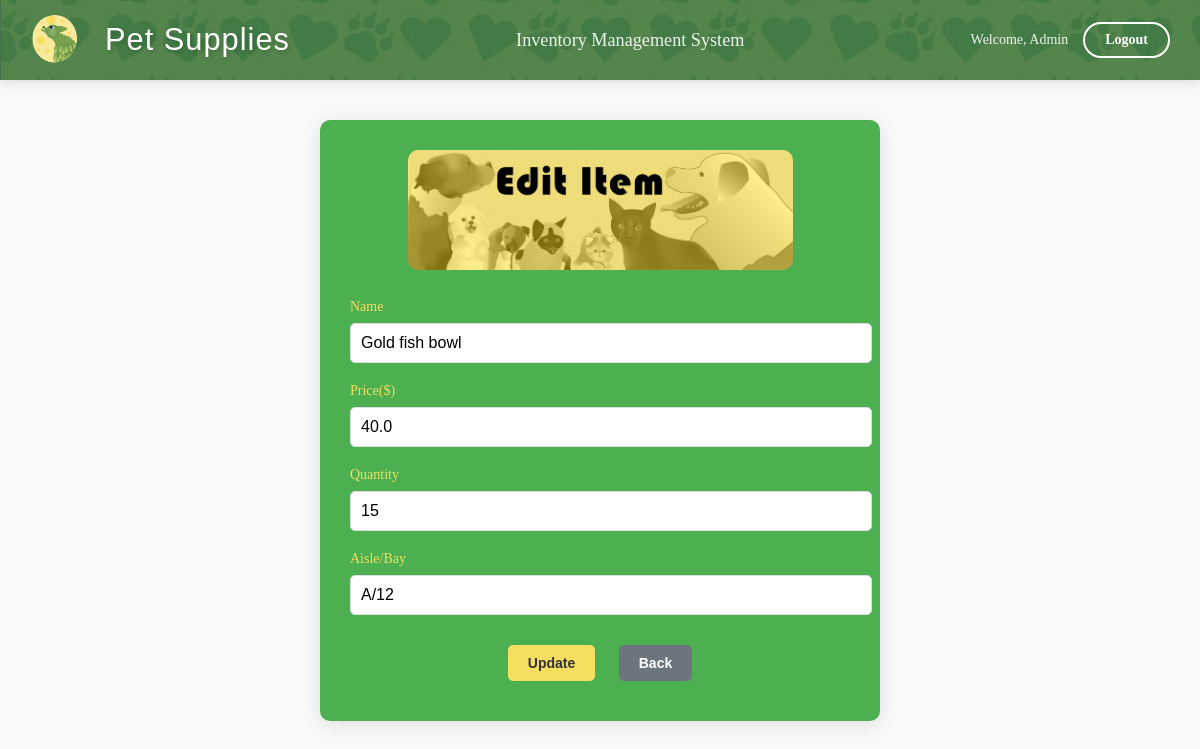
The page /edit-supply/Gold fish bowl/ (signed in) on the database its author committed.
### inventory/models.py (models this page shows, shortened)
class Supply(models.Model):
    name = models.CharField(max_length=255, primary_key=True)
    price = models.FloatField()
    quantity = models.IntegerField()
    location = models.CharField(max_length=255)
    reorder_point = models.PositiveIntegerField(default=5)
    deleted = models.BooleanField(default=False)

### inventory/views.py (the view)
# urls.py: path('edit-supply/<str:supply_name>/', views.edit_supply, name='edit_supply'),
@login_required
def edit_supply(request, supply_name):
    supply = get_object_or_404(Supply, name=supply_name)
    if request.method == 'POST':
        form = SupplyForm(request.POST, instance=supply)
        if form.is_valid():
            old_data = f'{supply.name}, {supply.price}, {supply.quantity}, {supply.location}'
            supply = form.save()
            new_data = f'{supply.name}, {supply.price}, {supply.quantity}, {supply.location}'
            AuditLog.objects.create(
                user=request.user,
                action='UPDATE',
                supply=supply,
                changes=f'From {old_data} to {new_data}'
            )
            messages.success(request, 'Supply updated successfully!')
    else:
        form = SupplyForm(instance=supply)
    return render(request, 'inventory/edit_supply.html', {'form': form})

### inventory/forms.py
class SupplyForm(forms.ModelForm):
    class Meta:
        model = Supply
        fields = ['name', 'price', 'quantity', 'location']
        labels = {
            'name': 'Name',
            'price': 'Price($)',
            'quantity': 'Quantity',
            'location': 'Aisle/Bay',
        }
        widgets = {
            'location': forms.TextInput(attrs={'placeholder': 'A/12'}),
        }
    def __init__(self, *args, **kwargs):
        super(SupplyForm, self).__init__(*args, **kwargs)
        self.fields['location'].validators.append(aisle_bay_validator)

### inventory/templates/inventory/edit_supply.html (shortened to what this page needs)
{% extends 'inventory/base.html' %}
{% load static %}
{% block content %}
<div class="form-container">
    <div class="login-form">
        <center>
            <img src="{% static 'icons/BannerYE.jpg' %}" alt="edit_banner" class="login-image">
        </center>
        <form method="POST">
            {% for field in form %}
            <div class="form-group">
                <label for="{{ field.id_for_label }}">{{ field.label }}</label>
                {{ field }}
            </div>
            {% endfor %}
            <center>
                <button type="submit">Update</button>
                <a href="{% url 'index' %}">
                    <button type="button" class="back-button">Back</button>
                </a>
            </center>
        </form>
    </div>
</div>
{% endblock %}

### inventory/templates/inventory/base.html (shortened to what this page needs)
{% load static %}
<!DOCTYPE html>
<html lang="en">
<head>
    <link rel="stylesheet" href="{% static 'css/styles.css' %}">
</head>
<body>
    <header class="header-container">
        <img src="{% static 'icons/header_image.jpg' %}" alt="Header Background" class="header-bg">
        <div class="header-content">
            <div class="header-left">
                <img src="{% static 'icons/TLeafLogo2sm.png' %}" alt="T Leaf Logo" class="logo">
                <div class="header-title">Pet Supplies</div>
            </div>
            <div class="header-subtitle">Inventory Management System</div>
            <div class="header-right">
                {% if user.is_authenticated %}
                    <span class="welcome-text">Welcome, {{ user.username }}</span>
                    <a href="{% url 'logout' %}" class="header-button">Logout</a>
                {% else %}
                    <a href="{% url 'login' %}" class="header-button">Login</a>
                {% endif %}
            </div>
        </div>
    </header>
    <div class="content-container">
        {% block content %}{% endblock %}
    </div>
</body>
</html>

### inventory/static/css/styles.css (style rules this page uses)
body { font-family: 'Georgia', serif; font-size: 14px; margin-top: 100px; background-color: #f9f9f9; }
.header-container { position: fixed; top: 0; left: 0; right: 0; height: 80px; background: linear-gradient(135deg, #1e4d2b, #2E7D32); color: white; z-index: 1000; box-shadow: 0 2px 10px rgba(0, 0, 0, 0.1); transition: all 0.3s ease; }
.header-bg { position: absolute; top: 0; left: 0; width: 100%; height: 100%; object-fit: cover; z-index: 1; }
.header-content { position: relative; z-index: 2; display: flex; align-items: center; justify-content: space-between; padding: 0 30px; height: 100%; max-width: 1400px; margin: 0 auto; }
.header-left { display: flex; align-items: center; gap: 25px; }
.header-title { font-family: 'Bauhaus 93', Arial, sans-serif; font-size: 2.2em; text-shadow: 2px 2px 4px rgba(0, 0, 0, 0.2); letter-spacing: 1px; }
.header-subtitle { font-size: 1.3em; opacity: 0.9; font-weight: 300; }
.header-right { display: flex; align-items: center; gap: 15px; }
.logo { width: 50px; height: 50px; border-radius: 50%; object-fit: cover; transition: transform 0.3s ease; }
.welcome-text { font-size: 14px; opacity: 0.9; }
.header-button { display: inline-block; padding: 8px 20px; background-color: transparent; border: 2px solid white; color: white; text-decoration: none; border-radius: 20px; font-weight: bold; transition: all 0.3s ease; }
button { padding: 8px 15px; margin: 5px; border-radius: 4px; border: none; background-color: #4CAF50; color: white; cursor: pointer; font-size: 14px; transition: background-color 0.3s; }
.header-right span { font-size: 14px; opacity: 0.9; }

### inventory/templates/inventory/edit_supply.html (style rules this page uses)
.form-container { display: flex; justify-content: center; align-items: center; min-height: calc(100vh - 200px); padding: 20px; }
.login-form { background-color: #4CAF50; padding: 30px; border-radius: 10px; box-shadow: 0 4px 20px rgba(0, 0, 0, 0.1); max-width: 500px; width: 100%; }
.login-image { width: 100%; max-width: 385px; height: auto; margin-bottom: 25px; border-radius: 10px; }
.form-group { margin-bottom: 20px; }
.form-group label { display: block; color: #F6DE60; margin-bottom: 8px; font-weight: 500; }
.form-group input { width: 100%; padding: 10px; border: 1px solid #ddd; border-radius: 5px; font-size: 16px; }
button { background-color: #F6DE60; color: #333; padding: 10px 20px; border: none; border-radius: 5px; cursor: pointer; margin: 10px; font-weight: 600; transition: background-color 0.3s; }
.back-button { background-color: #6c757d; color: white; }

### rows shown on the page
Supply: form "Gold fish bowl" "40.0" "15" "A/12"

### other values the page prints
{{ user.username }} "Admin"
{{ field.label }} "Name" "Price($)" "Quantity" "Aisle/Bay"
